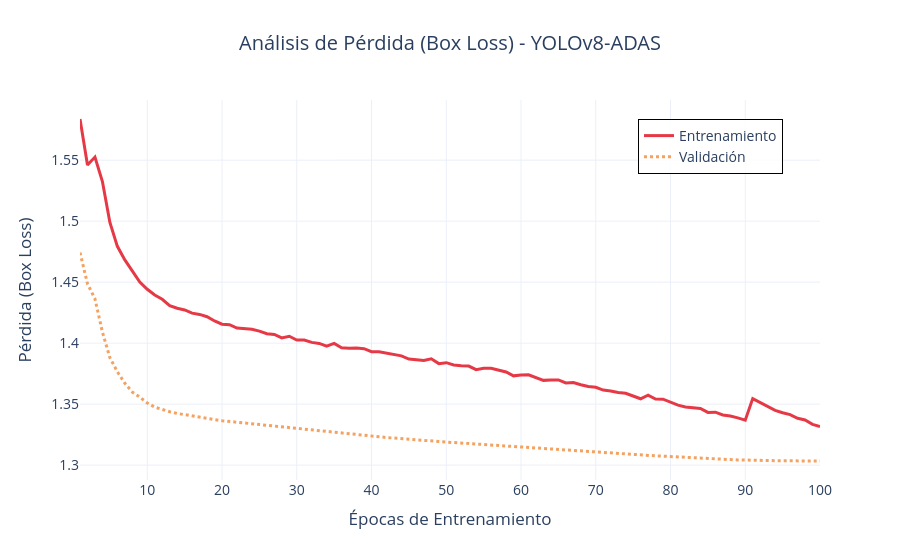
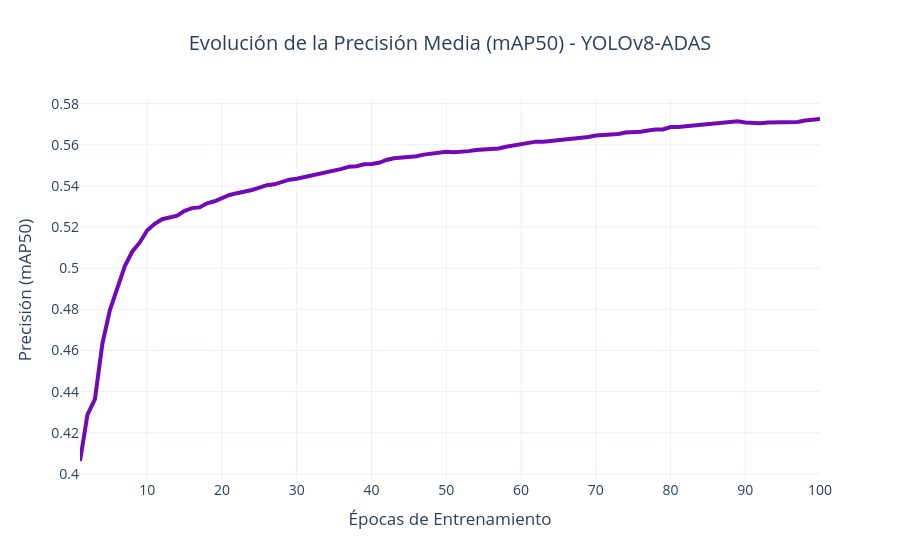

The code cell stored with these charts, in order, in its notebook:
### Code cell
import pandas as pd
import plotly.graph_objects as go

# 1. Cargar y limpiar los datos de tu results.csv
ruta_csv = '../models/entrenamiento_script_estable/results.csv' 
df = pd.read_csv(ruta_csv)
df.columns = df.columns.str.strip()

# ============================================================
# FIGURA 1: Evolución del Error (Box Loss)
# ============================================================
fig_loss = go.Figure()

# --- Curva de entrenamiento (Rojo Vibrante) ---
fig_loss.add_trace(
    go.Scatter(x=df['epoch'], y=df['train/box_loss'], 
               name="Entrenamiento", line=dict(color='#E63946', width=3))
)

# --- Curva de validación (Naranja Oro) ---
fig_loss.add_trace(
    go.Scatter(x=df['epoch'], y=df['val/box_loss'], 
               name="Validación", line=dict(color='#F4A261', width=3, dash='dot'))
)

# Diseño solucionando el empalme
fig_loss.update_layout(
    title_text="Análisis de Pérdida (Box Loss) - YOLOv8-ADAS",
    title_x=0.5, 
    template="plotly_white", 
    hovermode="x unified",
    xaxis_title="Épocas de Entrenamiento",
    yaxis_title="Pérdida (Box Loss)",
    font=dict(size=14), # Aumentamos un poco el tamaño de la letra general
    # MAGIA: Movemos la leyenda adentro, arriba a la derecha
    legend=dict(
        orientation="v",
        yanchor="top", y=0.95,
        xanchor="right", x=0.95,
        bgcolor="rgba(255, 255, 255, 0.85)", # Fondo blanco con 85% de opacidad
        bordercolor="Black", borderwidth=1
    )
)

print("Mostrando Gráfica 1: Pérdida...")
fig_loss.show()

# ============================================================
# FIGURA 2: Evolución de la Precisión (mAP50)
# ============================================================
fig_map = go.Figure()

# --- Curva de precisión (Morado Intenso) ---
fig_map.add_trace(
    go.Scatter(x=df['epoch'], y=df['metrics/mAP50(B)'], 
               name="Precisión (mAP50)", line=dict(color='#7209B7', width=4))
)

# Diseño solucionando el empalme
fig_map.update_layout(
    title_text="Evolución de la Precisión Media (mAP50) - YOLOv8-ADAS",
    title_x=0.5, 
    template="plotly_white", 
    hovermode="x unified", 
    xaxis_title="Épocas de Entrenamiento",
    yaxis_title="Precisión (mAP50)",
    font=dict(size=14),
    # Aquí la leyenda la ponemos abajo a la derecha para que no tape la línea que sube
    legend=dict(
        orientation="v",
        yanchor="bottom", y=0.10,
        xanchor="right", x=0.95,
        bgcolor="rgba(255, 255, 255, 0.85)",
        bordercolor="Black", borderwidth=1
    )
)

print("\nMostrando Gráfica 2: Precisión...")
fig_map.show()

### Figure 1 — Plotly figure (JSON) as saved in the notebook; plotly's stock layout.template omitted (floating-point values rounded to 4 significant figures)
{"data": [{"line": {"color": "#E63946", "width": 3}, "name": "Entrenamiento", "type": "scatter", "x": [1, 2, 3, 4, 5, 6, 7, 8, 9, 10, 11, 12, 13, 14, 15, 16, 17, 18, 19, 20, 21, 22, 23, 24, 25, 26, 27, 28, 29, 30, 31, 32, 33, 34, 35, 36, 37, 38, 39, 40, 41, 42, 43, 44, 45, 46, 47, 48, 49, 50, 51, 52, 53, 54, 55, 56, 57, 58, 59, 60, 61, 62, 63, 64, 65, 66, 67, 68, 69, 70, 71, 72, 73, 74, 75, 76, 77, 78, 79, 80, 81, 82, 83, 84, 85, 86, 87, 88, 89, 90, 91, 92, 93, 94, 95, 96, 97, 98, 99, 100], "y": [1.584, 1.546, 1.553, 1.532, 1.499, 1.479, 1.468, 1.459, 1.45, 1.444, 1.439, 1.436, 1.431, 1.429, 1.427, 1.425, 1.424, 1.422, 1.418, 1.416, 1.415, 1.412, 1.412, 1.411, 1.41, 1.408, 1.407, 1.404, 1.406, 1.403, 1.403, 1.401, 1.4, 1.398, 1.4, 1.396, 1.396, 1.396, 1.395, 1.393, 1.393, 1.392, 1.391, 1.39, 1.387, 1.386, 1.386, 1.387, 1.383, 1.384, 1.382, 1.382, 1.381, 1.378, 1.379, 1.379, 1.378, 1.376, 1.373, 1.374, 1.374, 1.372, 1.369, 1.37, 1.37, 1.367, 1.368, 1.366, 1.364, 1.364, 1.361, 1.361, 1.36, 1.359, 1.357, 1.354, 1.357, 1.354, 1.354, 1.351, 1.349, 1.348, 1.347, 1.346, 1.343, 1.343, 1.341, 1.34, 1.339, 1.337, 1.355, 1.351, 1.348, 1.345, 1.343, 1.341, 1.338, 1.337, 1.333, 1.332]}, {"line": {"color": "#F4A261", "dash": "dot", "width": 3}, "name": "Validación", "type": "scatter", "x": [1, 2, 3, 4, 5, 6, 7, 8, 9, 10, 11, 12, 13, 14, 15, 16, 17, 18, 19, 20, 21, 22, 23, 24, 25, 26, 27, 28, 29, 30, 31, 32, 33, 34, 35, 36, 37, 38, 39, 40, 41, 42, 43, 44, 45, 46, 47, 48, 49, 50, 51, 52, 53, 54, 55, 56, 57, 58, 59, 60, 61, 62, 63, 64, 65, 66, 67, 68, 69, 70, 71, 72, 73, 74, 75, 76, 77, 78, 79, 80, 81, 82, 83, 84, 85, 86, 87, 88, 89, 90, 91, 92, 93, 94, 95, 96, 97, 98, 99, 100], "y": [1.474, 1.449, 1.436, 1.409, 1.388, 1.377, 1.367, 1.36, 1.356, 1.351, 1.348, 1.345, 1.344, 1.342, 1.341, 1.34, 1.339, 1.338, 1.337, 1.336, 1.336, 1.335, 1.334, 1.333, 1.333, 1.332, 1.332, 1.331, 1.33, 1.33, 1.329, 1.328, 1.328, 1.327, 1.327, 1.326, 1.325, 1.325, 1.324, 1.324, 1.323, 1.323, 1.322, 1.322, 1.321, 1.321, 1.32, 1.32, 1.319, 1.319, 1.319, 1.318, 1.318, 1.317, 1.317, 1.316, 1.316, 1.315, 1.315, 1.314, 1.314, 1.314, 1.313, 1.313, 1.313, 1.312, 1.312, 1.311, 1.311, 1.311, 1.31, 1.31, 1.309, 1.309, 1.309, 1.308, 1.308, 1.308, 1.307, 1.307, 1.307, 1.306, 1.306, 1.306, 1.305, 1.305, 1.305, 1.305, 1.304, 1.304, 1.304, 1.304, 1.304, 1.304, 1.303, 1.304, 1.304, 1.304, 1.303, 1.303]}], "layout": {"font": {"size": 14}, "hovermode": "x unified", "legend": {"bgcolor": "rgba(255, 255, 255, 0.85)", "bordercolor": "Black", "borderwidth": 1, "orientation": "v", "x": 0.95, "xanchor": "right", "y": 0.95, "yanchor": "top"}, "title": {"text": "Análisis de Pérdida (Box Loss) - YOLOv8-ADAS", "x": 0.5}, "xaxis": {"title": {"text": "Épocas de Entrenamiento"}}, "yaxis": {"title": {"text": "Pérdida (Box Loss)"}}}}

### Figure 2 — Plotly figure (JSON) as saved in the notebook; plotly's stock layout.template omitted (floating-point values rounded to 4 significant figures)
{"data": [{"line": {"color": "#7209B7", "width": 4}, "name": "Precisión (mAP50)", "type": "scatter", "x": [1, 2, 3, 4, 5, 6, 7, 8, 9, 10, 11, 12, 13, 14, 15, 16, 17, 18, 19, 20, 21, 22, 23, 24, 25, 26, 27, 28, 29, 30, 31, 32, 33, 34, 35, 36, 37, 38, 39, 40, 41, 42, 43, 44, 45, 46, 47, 48, 49, 50, 51, 52, 53, 54, 55, 56, 57, 58, 59, 60, 61, 62, 63, 64, 65, 66, 67, 68, 69, 70, 71, 72, 73, 74, 75, 76, 77, 78, 79, 80, 81, 82, 83, 84, 85, 86, 87, 88, 89, 90, 91, 92, 93, 94, 95, 96, 97, 98, 99, 100], "y": [0.4063, 0.4288, 0.4364, 0.4634, 0.4797, 0.4911, 0.5011, 0.5081, 0.5125, 0.5185, 0.5216, 0.5238, 0.5245, 0.5255, 0.5279, 0.5292, 0.5295, 0.5315, 0.5325, 0.534, 0.5356, 0.5365, 0.5372, 0.538, 0.5392, 0.5403, 0.5408, 0.5419, 0.543, 0.5435, 0.5443, 0.5453, 0.5461, 0.5466, 0.5473, 0.5483, 0.5494, 0.5495, 0.5505, 0.5506, 0.5512, 0.5526, 0.5534, 0.5537, 0.5543, 0.5544, 0.5552, 0.5557, 0.5564, 0.5566, 0.5564, 0.5564, 0.5569, 0.5574, 0.5575, 0.5577, 0.5582, 0.5591, 0.5597, 0.5606, 0.5611, 0.5615, 0.5615, 0.5619, 0.562, 0.5623, 0.5627, 0.5631, 0.5638, 0.5645, 0.5647, 0.565, 0.5652, 0.566, 0.5661, 0.5663, 0.5669, 0.5675, 0.5674, 0.5686, 0.5686, 0.569, 0.5688, 0.5694, 0.5696, 0.5701, 0.5704, 0.5709, 0.5714, 0.5708, 0.5707, 0.5705, 0.5708, 0.5709, 0.5709, 0.571, 0.5711, 0.5718, 0.5722, 0.5725]}], "layout": {"font": {"size": 14}, "hovermode": "x unified", "legend": {"bgcolor": "rgba(255, 255, 255, 0.85)", "bordercolor": "Black", "borderwidth": 1, "orientation": "v", "x": 0.95, "xanchor": "right", "y": 0.1, "yanchor": "bottom"}, "title": {"text": "Evolución de la Precisión Media (mAP50) - YOLOv8-ADAS", "x": 0.5}, "xaxis": {"title": {"text": "Épocas de Entrenamiento"}}, "yaxis": {"title": {"text": "Precisión (mAP50)"}}}}
